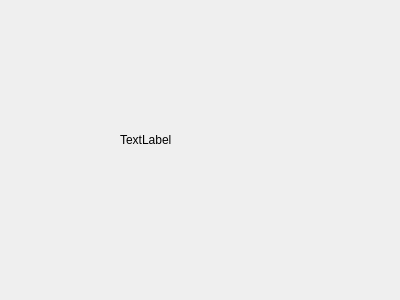
<?xml version="1.0" encoding="UTF-8"?>
<ui version="4.0">
 <class>AddGameDialog</class>
 <widget class="QDialog" name="AddGameDialog">
  <property name="geometry">
   <rect>
    <x>0</x>
    <y>0</y>
    <width>400</width>
    <height>300</height>
   </rect>
  </property>
  <property name="windowTitle">
   <string>Dialog</string>
  </property>
  <widget class="QLabel" name="label">
   <property name="geometry">
    <rect>
     <x>120</x>
     <y>130</y>
     <width>63</width>
     <height>20</height>
    </rect>
   </property>
   <property name="text">
    <string>TextLabel</string>
   </property>
  </widget>
 </widget>
 <resources/>
 <connections/>
</ui>
